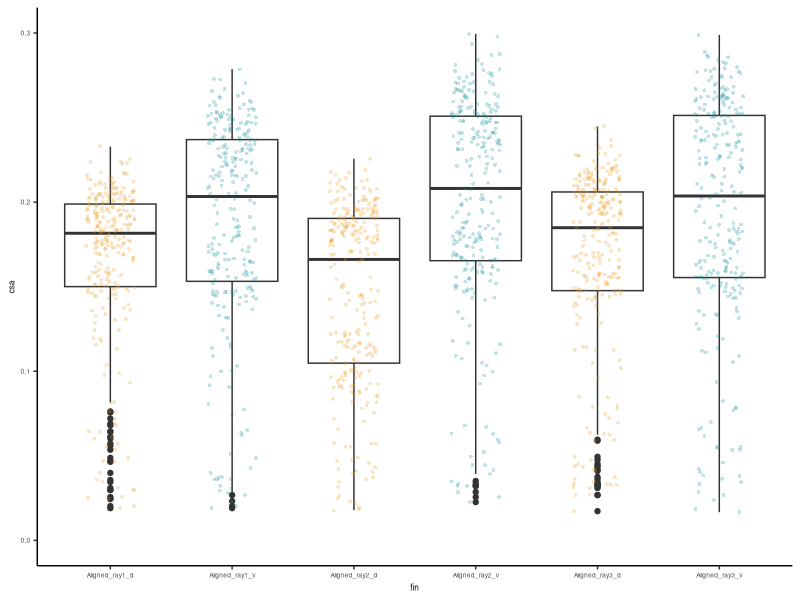

Reproduce this figure in R. (Note: this script raises an error after producing the figure.)
# Purpose: measure and plot fin rays for Polypterus, specimen FMNH121744
#
# note: 
#  CSA == cross sectional area
#  second_moment_min == second moment of area around major axis
#  second_moment_max == second moment of area around minor axis
#
# 2019-05-05
# TAS


# initialize packages ####
library(ggplot2)


# load data ####
rm(list = ls()) # clear any old vars
polypterus_ray_data <- read.table("data_raw/FMNH121744_CSA_and_SMA.txt", head=TRUE) # load data


# plot data ####

# set color scheme for d vs v
group.colors <- c(Aligned_ray1_d="#E89E1C", Aligned_ray1_v="#0D929A",
                  Aligned_ray2_d="#E89E1C", Aligned_ray2_v="#0D929A",
                  Aligned_ray3_d="#E89E1C", Aligned_ray3_v="#0D929A")


# cross sectional area.
p_csa <-ggplot(data=polypterus_ray_data, aes(x=fin, y=csa)) +
  geom_boxplot() +
  geom_jitter(shape=16, position=position_jitter(0.2), size=1, alpha=0.25, aes(color=fin)) +
  scale_color_manual(values = group.colors) +
  ylim(0,.3) +
  theme_classic() +
  theme(legend.position="none", text=element_text(size=6))
p_csa
ggsave("output_figures/polypterus_csa.pdf", plot=p_csa,  width=5, height=5, units = "cm")

p_2mom_min <-ggplot(data=polypterus_ray_data, aes(x=fin, y=second_moment_min)) +
  geom_boxplot() +
  geom_jitter(shape=16, position=position_jitter(0.2), size=1, alpha=0.25, aes(color=fin)) +
  scale_color_manual(values = group.colors) +
  ylim(0,.0035) +
  theme_classic() +
  theme(legend.position="none", text=element_text(size=6))
p_2mom_min
ggsave("output_figures/polypterus_mom_min.pdf", plot=p_2mom_min,  width=5, height=5, units = "cm")


# analyzing rays ####
ray_d1 <- polypterus_ray_data[polypterus_ray_data$fin=="Aligned_ray1_d",]
ray_v1 <- polypterus_ray_data[polypterus_ray_data$fin=="Aligned_ray1_v",]
ray_d2 <- polypterus_ray_data[polypterus_ray_data$fin=="Aligned_ray2_d",]
ray_v2 <- polypterus_ray_data[polypterus_ray_data$fin=="Aligned_ray2_v",]
ray_d3 <- polypterus_ray_data[polypterus_ray_data$fin=="Aligned_ray3_d",]
ray_v3 <- polypterus_ray_data[polypterus_ray_data$fin=="Aligned_ray3_v",]

# comparing difference in CSA -- for text
(mean(ray_d1$csa)/mean(ray_v1$csa) + mean(ray_d2$csa)/mean(ray_v2$csa) + mean(ray_d3$csa)/mean(ray_v3$csa)) /3

# comparing difference in 2mom_DV -- for text
(mean(ray_d1$second_moment_min)/mean(ray_v1$second_moment_min) + mean(ray_d2$second_moment_min)/mean(ray_v2$second_moment_min) + mean(ray_d3$second_moment_min)/mean(ray_v3$second_moment_min)) /3


# statistics ####
# test if  data are normally distributed.
shapiro.test(ray_d1$csa)
shapiro.test(ray_d2$csa)
shapiro.test(ray_d3$csa)
shapiro.test(ray_v1$csa)
shapiro.test(ray_v2$csa)
shapiro.test(ray_d3$csa)

# table of these results
d1_vs_v1_csa <- as.vector(c("Polypterus", "FMNH121744", "d1_vs_v1", "csa", wilcox.test(ray_d1$csa, ray_v1$csa)$statistic, wilcox.test(ray_d1$csa, ray_v1$csa)$p.value))
d2_vs_v2_csa <- as.vector(c("Polypterus", "FMNH121744", "d2_vs_v2", "csa", wilcox.test(ray_d2$csa, ray_v2$csa)$statistic, wilcox.test(ray_d2$csa, ray_v2$csa)$p.value))
d3_vs_v3_csa <- as.vector(c("Polypterus", "FMNH121744", "d3_vs_v3", "csa", wilcox.test(ray_d3$csa, ray_v3$csa)$statistic, wilcox.test(ray_d2$csa, ray_v3$csa)$p.value))
d1_vs_v1_second_moment <- as.vector(c("Polypterus", "FMNH121744", "d1_vs_v1", "sma", wilcox.test(ray_d1$second_moment_min, ray_v1$second_moment_min)$statistic, wilcox.test(ray_d1$second_moment_min, ray_v1$second_moment_min)$p.value))
d2_vs_v2_second_moment <- as.vector(c("Polypterus", "FMNH121744", "d2_vs_v2", "sma", wilcox.test(ray_d2$second_moment_min, ray_v2$second_moment_min)$statistic, wilcox.test(ray_d2$second_moment_min, ray_v2$second_moment_min)$p.value))
d3_vs_v3_second_moment <- as.vector(c("Polypterus", "FMNH121744", "d3_vs_v3", "sma", wilcox.test(ray_d3$second_moment_min, ray_v3$second_moment_min)$statistic, wilcox.test(ray_d2$second_moment_min, ray_v3$second_moment_min)$p.value))

suppl_table <- rbind(d1_vs_v1_csa, d2_vs_v2_csa, d3_vs_v3_csa, 
                     d1_vs_v1_second_moment, d2_vs_v2_second_moment, d3_vs_v3_second_moment)

colnames(suppl_table) <- c("species", "specimen","rays_compared", "comparison", "W", "p-value")

write.table(suppl_table,"output_files/tetrapodomorph_dv_wilcox_test.txt",
            row.names = FALSE,
            quote=FALSE,
            append = TRUE,
            col.names = FALSE)